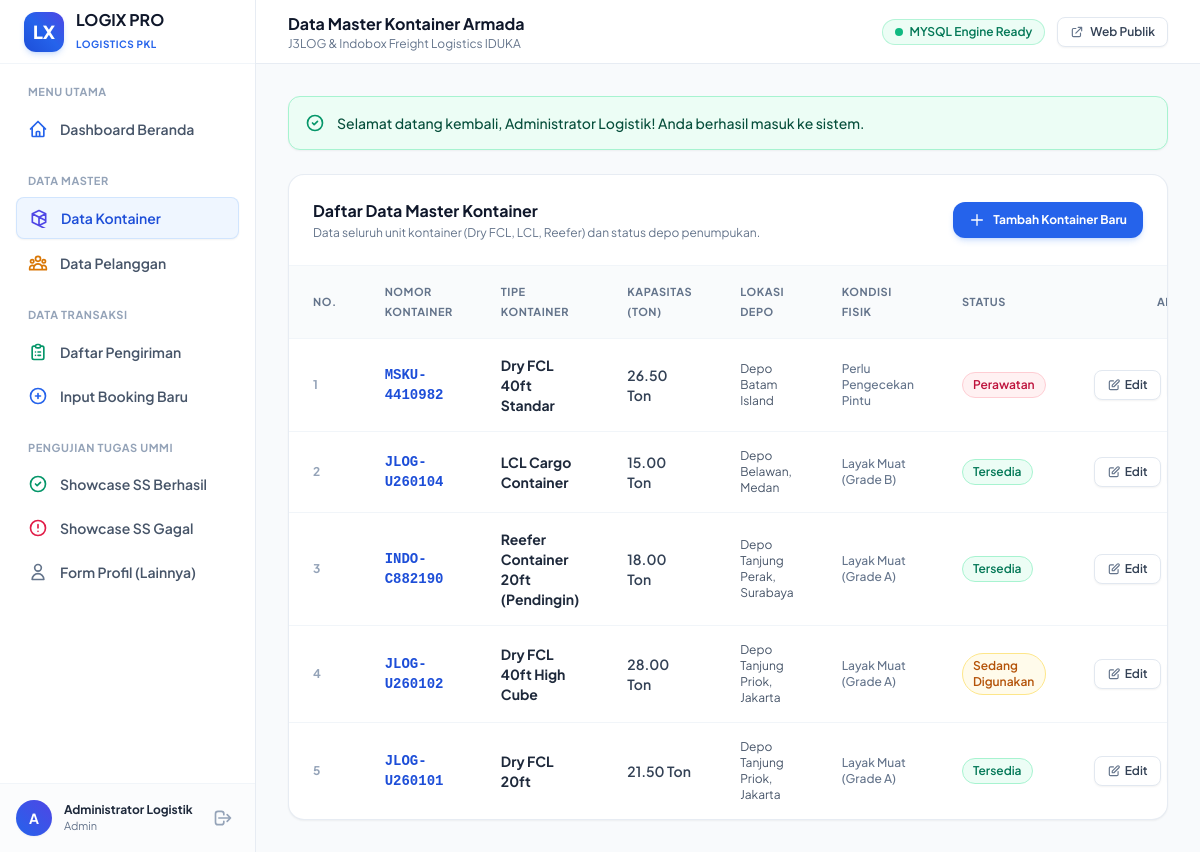
/kontainer.php (signed in), run on the app's committed database.
### tables this page shows
CREATE TABLE `kontainer` (
  `id` INT AUTO_INCREMENT PRIMARY KEY,
  `nomor_kontainer` VARCHAR(30) NOT NULL UNIQUE,
  `tipe_kontainer` VARCHAR(50) NOT NULL,
  `kapasitas_ton` DECIMAL(8,2) NOT NULL,
  `lokasi_depo` VARCHAR(100) NOT NULL,
  `kondisi` VARCHAR(50) NOT NULL DEFAULT 'Layak Muat',
  `status` ENUM('Tersedia', 'Sedang Digunakan', 'Dalam Perjalanan', 'Perawatan') DEFAULT 'Tersedia',
  `created_at` TIMESTAMP DEFAULT CURRENT_TIMESTAMP
);

### kontainer.php (the view, shortened to what this page needs)
<?php
require_once __DIR__ . '/includes/header.php';
$stmt = $db->query("SELECT * FROM kontainer ORDER BY id DESC");
$kontainers = $stmt->fetchAll();
?>
<div class="bg-white rounded-2xl border border-slate-200/80 shadow-sm overflow-hidden">
    <div class="p-6 border-b border-slate-100 flex flex-col sm:flex-row sm:items-center justify-between gap-4">
        <div>
            <h3 class="text-base font-bold text-slate-900">Daftar Data Master Kontainer</h3>
            <p class="text-xs text-slate-500 mt-0.5">Data seluruh unit kontainer (Dry FCL, LCL, Reefer) dan status depo penumpukan.</p>
        </div>
        <a href="kontainer_form.php" class="inline-flex items-center gap-2 px-4 py-2.5 rounded-xl bg-blue-600 hover:bg-blue-700 text-white font-bold text-xs shadow-md shadow-blue-500/20 transition-all self-start sm:self-auto">
            <svg class="w-4 h-4" fill="none" stroke="currentColor" viewBox="0 0 24 24"><path stroke-linecap="round" stroke-linejoin="round" stroke-width="2" d="M12 4v16m8-8H4"/></svg>
            <span>Tambah Kontainer Baru</span>
        </a>
    </div>
    <div class="overflow-x-auto">
        <table class="w-full text-left text-sm text-slate-600">
            <thead class="bg-slate-50/80 text-[11px] font-bold text-slate-500 uppercase tracking-wider border-b border-slate-100">
                <tr>
                    <th class="px-6 py-4">No.</th>
                    <th class="px-6 py-4">Nomor Kontainer</th>
                    <th class="px-6 py-4">Tipe Kontainer</th>
                    <th class="px-6 py-4">Kapasitas (Ton)</th>
                    <th class="px-6 py-4">Lokasi Depo</th>
                    <th class="px-6 py-4">Kondisi Fisik</th>
                    <th class="px-6 py-4">Status</th>
                    <th class="px-6 py-4 text-center">Aksi</th>
                </tr>
            </thead>
            <tbody class="divide-y divide-slate-100">
                <?php if (empty($kontainers)): ?>
                    <tr>
                        <td colspan="8" class="px-6 py-10 text-center text-slate-400">Belum ada data master kontainer. Silakan klik tombol "Tambah Kontainer Baru".</td>
                    </tr>
                <?php else: ?>
                    <?php $no = 1; foreach ($kontainers as $row): ?>
                        <tr class="hover:bg-slate-50/80 transition-colors">
                            <td class="px-6 py-4 text-xs text-slate-400 font-bold"><?= $no++ ?></td>
                            <td class="px-6 py-4 font-mono font-bold text-blue-700 text-sm">
                                <?= htmlspecialchars($row['nomor_kontainer']) ?>
                            </td>
                            <td class="px-6 py-4 font-bold text-slate-800">
                                <?= htmlspecialchars($row['tipe_kontainer']) ?>
                            </td>
                            <td class="px-6 py-4 text-slate-700 font-semibold">
                                <?= number_format($row['kapasitas_ton'], 2) ?> Ton
                            </td>
                            <td class="px-6 py-4 text-slate-600 text-xs">
                                <?= htmlspecialchars($row['lokasi_depo']) ?>
                            </td>
                            <td class="px-6 py-4 text-xs font-medium text-slate-500">
                                <?= htmlspecialchars($row['kondisi']) ?>
                            </td>
                            <td class="px-6 py-4">
                                <?php
                                $badgeClass = 'bg-emerald-50 text-emerald-700 border-emerald-200';
                                if ($row['status'] === 'Sedang Digunakan' || $row['status'] === 'Dalam Perjalanan') {
                                    $badgeClass = 'bg-amber-50 text-amber-700 border-amber-200';
                                } elseif ($row['status'] === 'Perawatan') {
                                    $badgeClass = 'bg-rose-50 text-rose-700 border-rose-200';
                                }
                                ?>
                                <span class="inline-flex items-center px-2.5 py-1 rounded-full text-xs font-semibold border <?= $badgeClass ?>">
                                    <?= htmlspecialchars($row['status']) ?>
                                </span>
                            </td>
                            <td class="px-6 py-4 text-center">
                                <div class="inline-flex items-center gap-1.5">
                                    <a href="kontainer_form.php?id=<?= $row['id'] ?>" class="inline-flex items-center gap-1 px-3 py-1.5 rounded-lg text-xs font-semibold bg-white border border-slate-200 text-slate-700 hover:bg-slate-50 shadow-sm transition-all" title="Edit Data Kontainer">
                                        <svg class="w-3.5 h-3.5 text-slate-500" fill="none" stroke="currentColor" viewBox="0 0 24 24"><path stroke-linecap="round" stroke-linejoin="round" stroke-width="2" d="M11 5H6a2 2 0 00-2 2v11a2 2 0 002 2h11a2 2 0 002-2v-5m-1.414-9.414a2 2 0 112.828 2.828L11.828 15H9v-2.828l8.586-8.586z"/></svg>
                                        <span>Edit</span>
                                    </a>
                                </div>
                            </td>
                        </tr>
                    <?php endforeach; ?>
                <?php endif; ?>
            </tbody>
        </table>
    </div>
</div>
<?php require_once __DIR__ . '/includes/footer.php'; ?>

### data on the page
kontainer: nomor_kontainer "MSKU-4410982", tipe_kontainer "Dry FCL 40ft Standar", kapasitas_ton "26.50", lokasi_depo "Depo Batam Island", kondisi "Perlu Pengecekan Pintu", status "Perawatan"
kontainer: nomor_kontainer "JLOG-U260104", tipe_kontainer "LCL Cargo Container", kapasitas_ton "15.00", lokasi_depo "Depo Belawan, Medan", kondisi "Layak Muat (Grade B)", status "Tersedia"
kontainer: nomor_kontainer "INDO-C882190", tipe_kontainer "Reefer Container 20ft (Pendingin)", kapasitas_ton "18.00", lokasi_depo "Depo Tanjung Perak, Surabaya", kondisi "Layak Muat (Grade A)", status "Tersedia"
kontainer: nomor_kontainer "JLOG-U260102", tipe_kontainer "Dry FCL 40ft High Cube", kapasitas_ton "28.00", lokasi_depo "Depo Tanjung Priok, Jakarta", kondisi "Layak Muat (Grade A)", status "Sedang Digunakan"
kontainer: nomor_kontainer "JLOG-U260101", tipe_kontainer "Dry FCL 20ft", kapasitas_ton "21.50", lokasi_depo "Depo Tanjung Priok, Jakarta", kondisi "Layak Muat (Grade A)", status "Tersedia"

### other printed values
substr($user['nama_lengkap'], 0, 1) "A"
$user['nama_lengkap'] "Administrator Logistik"
$user['role'] "Admin"
$pageTitle "Data Master Kontainer Armada"
APP_COMPANY "J3LOG & Indobox Freight Logistics IDUKA"
$driverName "MYSQL"
$flash['message'] "Selamat datang kembali, Administrator Logistik! Anda berhasil masuk ke sistem."
